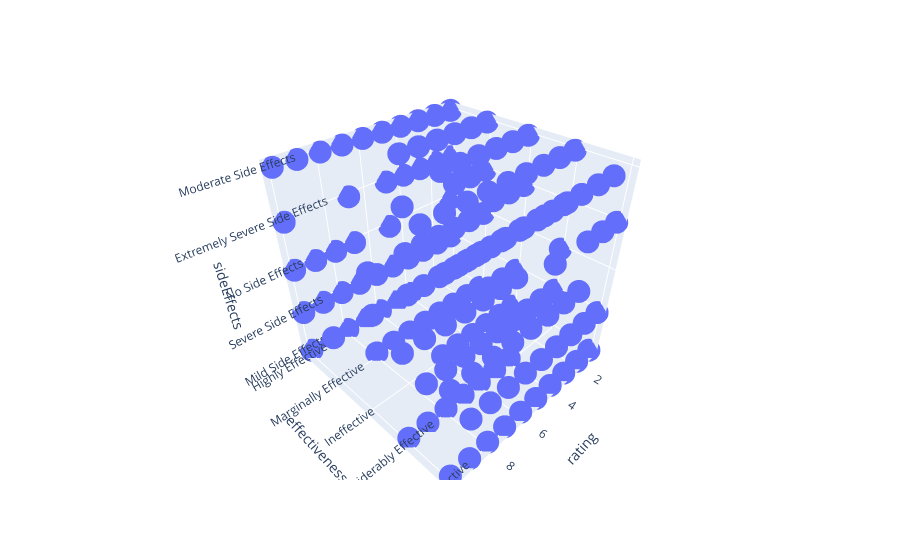

Source (notebook cell):
### Markdown cell above
Como tenemos 3 variables es posible dibujar.

### Code cell
fig=px.scatter_3d(data,x='rating',y='effectiveness',z='sideEffects')
fig.show()

### Figure 1 — Plotly figure (JSON) as saved in the notebook; plotly's stock layout.template omitted (floating-point values rounded to 4 significant figures; data arrays with more than 128 entries replaced by an {"elided": "..."} marker saying what was removed)
{"data": [{"hovertemplate": "rating=%{x}<br>effectiveness=%{y}<br>sideEffects=%{z}<extra></extra>", "legendgroup": "", "marker": {"color": "#636efa", "symbol": "circle"}, "mode": "markers", "name": "", "scene": "scene", "showlegend": false, "type": "scatter3d", "x": {"elided": "3107 int values"}, "y": {"elided": "3107 str values"}, "z": {"elided": "3107 str values"}}], "layout": {"legend": {"tracegroupgap": 0}, "margin": {"t": 60}, "scene": {"domain": {"x": [0, 1], "y": [0, 1]}, "xaxis": {"title": {"text": "rating"}}, "yaxis": {"title": {"text": "effectiveness"}}, "zaxis": {"title": {"text": "sideEffects"}}}}}
